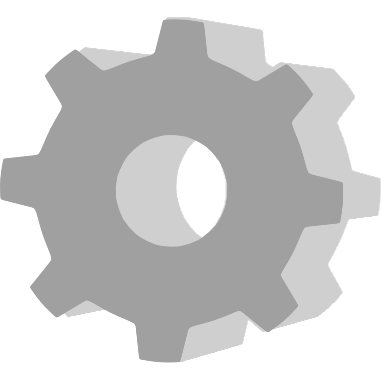
#> input picture desktop/packages/stage-ui/src/assets/factorio-simple.png, 381 x 381 px
$ python prepare-app-icons.py ../desktop/packages/stage-ui/src/assets/factorio-simple.png
#> lines starting #> are read from the running program, lines starting #| are printed output that depends on the picture
"""Encode the supplied artwork as square PNG and multi-size Windows ICO assets.

Only scaling/padding and format conversion are performed; the artwork is unchanged.
Requires Pillow (included in requirements-windows.lock).
"""
import argparse
import hashlib
import json
from pathlib import Path

from PIL import Image, ImageOps


def main():
    parser = argparse.ArgumentParser(description=__doc__)
    parser.add_argument("source", type=Path)
    parser.add_argument("--output", type=Path, default=Path(__file__).resolve().parents[1] / "desktop/apps/stage-tamagotchi/resources")
    args = parser.parse_args()
    source = args.source.resolve()
    args.output.mkdir(parents=True, exist_ok=True)
    with Image.open(source) as raw:
#> raw is the input picture: PIL image 381x381 RGBA; mean R, G, B, A 145.3, 145.3, 145.3, 129.6
        original = ImageOps.exif_transpose(raw).convert("RGBA")
        canvas = Image.new("RGBA", (512, 512), "white")
#> canvas: PIL image 512x512 RGBA; every value is 255
        fitted = ImageOps.contain(original, (480, 480), Image.Resampling.LANCZOS)
        canvas.alpha_composite(fitted, ((512 - fitted.width) // 2, (512 - fitted.height) // 2))
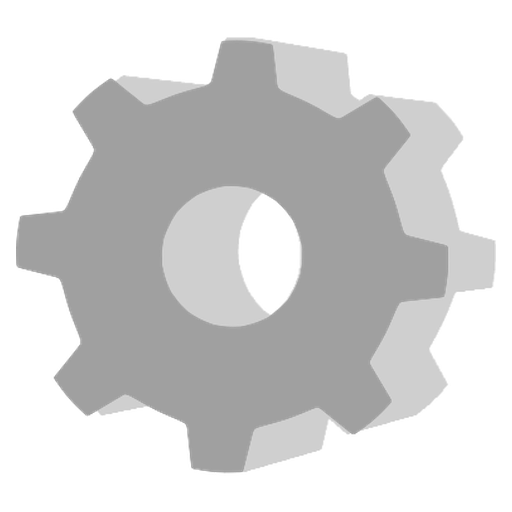
#> canvas: PIL image 512x512 RGBA; mean R, G, B, A 212.5, 212.5, 212.5, 255
        for name in ("icon.png", "icon-512.png"):
            canvas.save(args.output / name)
        canvas.save(args.output / "icon.ico", sizes=[(size, size) for size in (16, 24, 32, 48, 64, 128, 256)])
    print(json.dumps({"sourceSha256": hashlib.sha256(source.read_bytes()).hexdigest(), "sourceSize": original.size, "pngSize": canvas.size, "icoSizes": [16, 24, 32, 48, 64, 128, 256], "output": str(args.output)}, ensure_ascii=False))
#> (printed output is left out)


if __name__ == "__main__":
    main()
